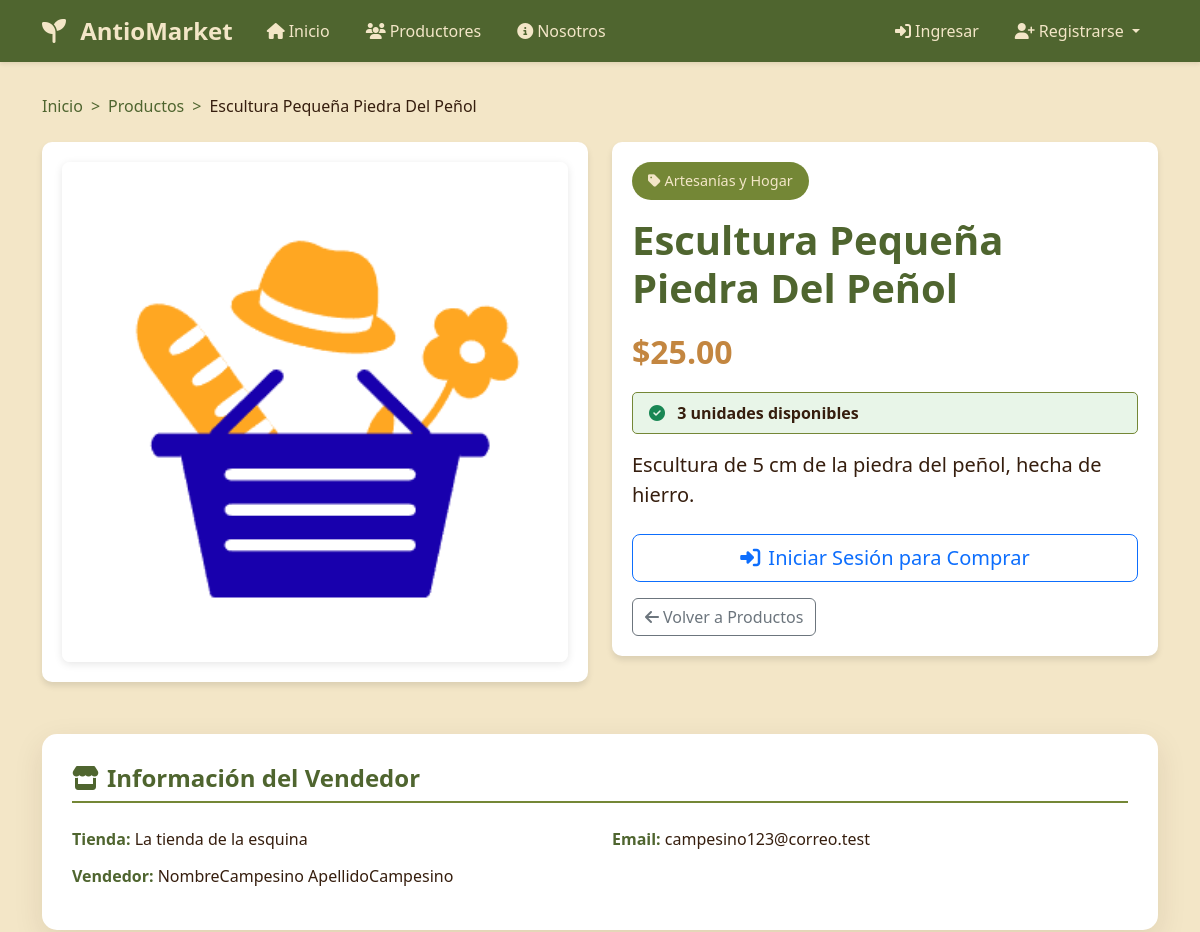
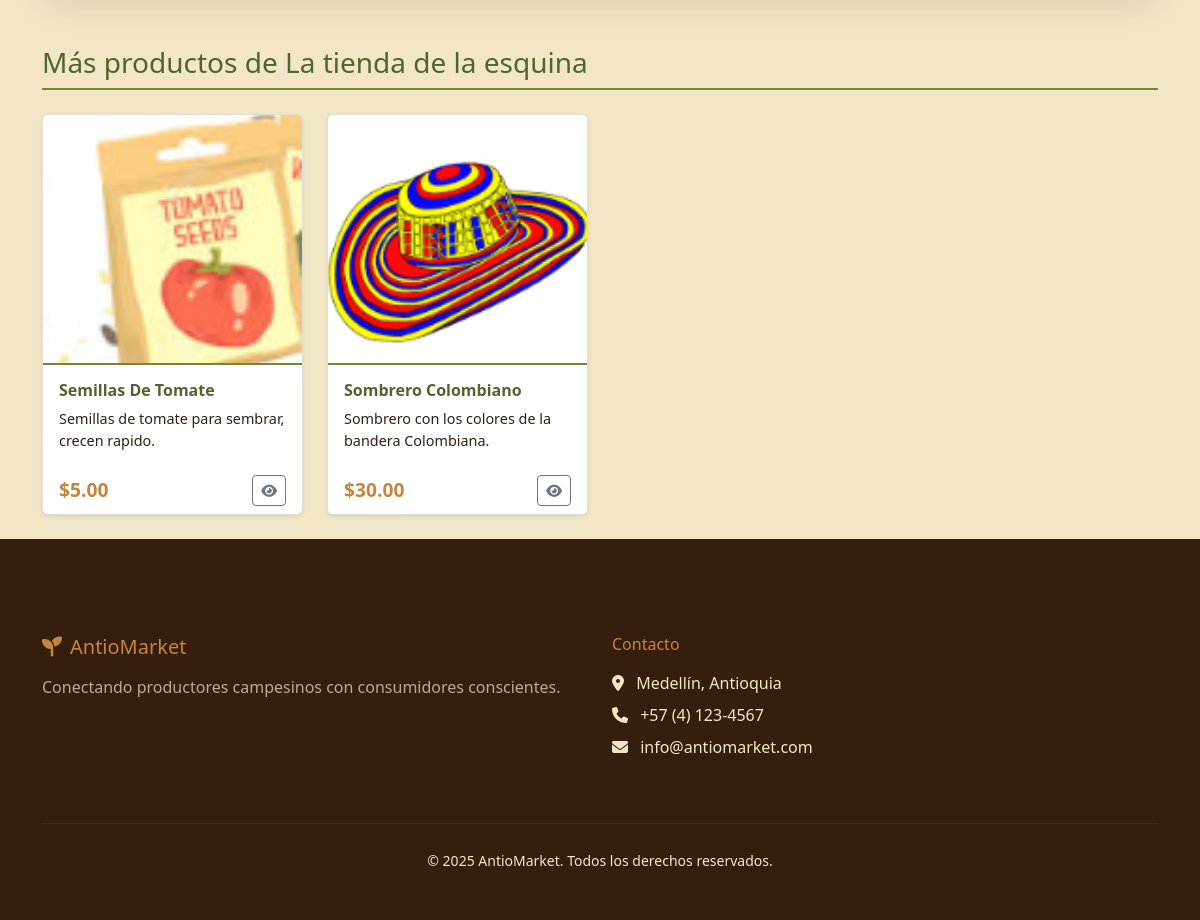
Screenshot of /producto/3/ with the database file from the repository (2 pictures, top to bottom).
### productos/models.py (models this page shows, shortened)
class Producto(models.Model):
    vendedor = models.ForeignKey("cuentas.CuentaVendedor", on_delete=models.CASCADE)
    nombre = models.CharField(max_length=100)
    descripcion = models.TextField()
    precio = models.DecimalField(max_digits=10, decimal_places=2)
    stock = models.IntegerField()
    categoria = models.CharField(max_length=50)
    imagen = models.ImageField(upload_to='productos/', blank=True, null=True, default='default.jpg')

### cuentas/models.py (models this page shows, shortened)
class CuentaVendedor(models.Model):
    usuario = models.OneToOneField(Usuario, on_delete=models.CASCADE)
    nombre_tienda = models.CharField(max_length=150, default='Mi Tienda')
    descripcion_tienda = models.TextField()

class Usuario(AbstractUser):
    is_cliente = models.BooleanField(default=False)
    is_vendedor = models.BooleanField(default=False)

### productos/views.py (the view)
# urls.py: path('producto/<int:pk>/', views.ProductoDetailView.as_view(), name='detalle_producto'),
class ProductoDetailView(DetailView):
    model = Producto
    template_name = 'productos/detalle_producto.html'
    context_object_name = 'producto'
    def get_context_data(self, **kwargs):
        context = super().get_context_data(**kwargs)
        context['productos_relacionados'] = Producto.objects.filter(
            vendedor=self.object.vendedor,
            stock__gt=0
        ).exclude(id=self.object.id)[:4]
        if self.request.user.is_authenticated and hasattr(self.request.user, 'cuentacliente'):
            from carrito.models import Carrito, CarritoItem
            try:
                carrito = Carrito.objects.get(cliente=self.request.user.cuentacliente)
                carrito_item = CarritoItem.objects.filter(carrito=carrito, producto=self.object).first()
                if carrito_item:
                    context['cantidad_en_carrito'] = carrito_item.cantidad
                    context['stock_disponible'] = self.object.stock - carrito_item.cantidad
                else:
                    context['cantidad_en_carrito'] = 0
                    context['stock_disponible'] = self.object.stock
            except Carrito.DoesNotExist:
                context['cantidad_en_carrito'] = 0
                context['stock_disponible'] = self.object.stock
        else:
            context['cantidad_en_carrito'] = 0
            context['stock_disponible'] = self.object.stock
        return context

### productos/templates/productos/detalle_producto.html (shortened to what this page needs)
{% extends 'base.html' %}
{% block extra_css %}
{% load static %}
<link rel="stylesheet" href="{% static 'css/home.css' %}">
<link rel="stylesheet" href="{% static 'css/detalle_producto.css' %}">
{% endblock %}
{% block content %}
<div class="container mt-4">
    <nav aria-label="breadcrumb">
        <ol class="breadcrumb">
            <li class="breadcrumb-item"><a href="{% url 'productos:home' %}">Inicio</a></li>
            <li class="breadcrumb-item"><a href="{% url 'productos:home' %}">Productos</a></li>
            <li class="breadcrumb-item active" aria-current="page">{{ producto.nombre }}</li>
        </ol>
    </nav>
    <div class="row">
        <div class="col-md-6">
            <div class="producto-detalle">
                {% if producto.imagen %}
                    <img src="{{ producto.imagen.url }}" alt="{{ producto.nombre }}" class="producto-imagen">
                {% else %}
                    <div class="producto-imagen-placeholder">
                        <i class="fas fa-image fa-5x text-muted"></i>
                    </div>
                {% endif %}
            </div>
        </div>
        <div class="col-md-6">
            <div class="producto-detalle">
                <span class="producto-categoria">
                    <i class="fas fa-tag me-1"></i>{{ producto.categoria }}
                </span>
                <h1 class="mb-3">{{ producto.nombre }}</h1>
                <div class="producto-precio">
                    ${{ producto.precio }}
                </div>
                <div class="stock-info">
                    {% if producto.stock > 0 %}
                        <i class="fas fa-check-circle text-success me-2"></i>
                        <strong>{{ stock_disponible }} unidades disponibles</strong>
                    {% else %}
                        <i class="fas fa-times-circle text-danger me-2"></i>
                        <strong>Producto agotado</strong>
                    {% endif %}
                </div>
                <p class="lead mb-4">{{ producto.descripcion }}</p>
                {% if producto.stock > 0 %}
                    <div class="d-grid gap-2 mb-3">
                        {% if user.is_authenticated %}
                            {% if user.is_cliente %}
                                <a href="{% url 'carrito:agregar_producto' producto.id %}" class="btn btn-agregar-carrito btn-lg">
                                    <i class="fas fa-cart-plus me-2"></i>Agregar al Carrito
                                </a>
                            {% else %}
                                <div class="alert alert-info">
                                    <i class="fas fa-info-circle me-2"></i>
                                    Solo los clientes pueden agregar productos al carrito.
                                </div>
                            {% endif %}
                        {% else %}
                            <a href="{% url 'cuentas:login' %}" class="btn btn-outline-primary btn-lg">
                                <i class="fas fa-sign-in-alt me-2"></i>Iniciar Sesión para Comprar
                            </a>
                        {% endif %}
                    </div>
                {% else %}
                    <div class="d-grid gap-2 mb-3">
                        <button class="btn btn-secondary btn-lg" disabled>
                            <i class="fas fa-ban me-2"></i>Producto Agotado
                        </button>
                    </div>
                {% endif %}
                <div class="d-flex gap-2">
                    <a href="{% url 'productos:home' %}" class="btn btn-outline-secondary">
                        <i class="fas fa-arrow-left me-1"></i>Volver a Productos
                    </a>
                </div>
            </div>
        </div>
    </div>
    <div class="vendedor-info">
        <h4><i class="fas fa-store me-2"></i>Información del Vendedor</h4>
        <div class="row">
            <div class="col-md-6">
                <p><strong>Tienda:</strong> {{ producto.vendedor.nombre_tienda }}</p>
                <p><strong>Vendedor:</strong> {{ producto.vendedor.usuario.first_name }} {{ producto.vendedor.usuario.last_name }}</p>
            </div>
            <div class="col-md-6">
                <p><strong>Email:</strong> {{ producto.vendedor.usuario.email }}</p>
            </div>
        </div>
    </div>
    {% if productos_relacionados %}
    <div class="productos-relacionados">
        <h3 class="mb-4">Más productos de {{ producto.vendedor.nombre_tienda }}</h3>
        <div class="row">
            {% for producto_relacionado in productos_relacionados %}
            <div class="col-md-3 mb-4">
                <div class="card h-100 shadow-sm product-card">
                    <img src="{{ producto_relacionado.imagen.url }}" class="card-img-top" alt="{{ producto_relacionado.nombre }}">
                    <div class="card-body">
                        <h6 class="card-title">{{ producto_relacionado.nombre }}</h6>
                        <p class="card-text small">{{ producto_relacionado.descripcion|truncatewords:10 }}</p>
                    </div>
                    <div class="card-footer d-flex justify-content-between align-items-center bg-transparent border-0">
                        <span class="price-tag">${{ producto_relacionado.precio }}</span>
                        {% if user.is_authenticated and user.is_cliente %}
                            <a href="{% url 'carrito:agregar_producto' producto_relacionado.id %}" class="btn btn-add-to-cart btn-sm">
                                <i class="fas fa-cart-plus"></i>
                            </a>
                        {% else %}
                            <a href="{% url 'productos:detalle_producto' producto_relacionado.pk %}" class="btn btn-outline-secondary btn-sm">
                                <i class="fas fa-eye"></i>
                            </a>
                        {% endif %}
                    </div>
                </div>
            </div>
            {% endfor %}
        </div>
    </div>
    {% endif %}
</div>
{% endblock %}

### mercado_campesino/static/css/base.css (style rules this page uses)
:root { --color-fondo: #f3e6c7; --color-primario: #361e0e; --color-secundario: #c38640; --color-verde-oscuro: #4f652f; --color-verde-claro: #748736; }
body { background-color: var(--color-fondo); display: flex; flex-direction: column; min-height: 100vh; color: var(--color-primario); }

### productos/static/css/home.css (style rules this page uses)
.product-card { transition: transform 0.3s ease, box-shadow 0.3s ease; border: 1px solid rgba(79, 101, 47, 0.2); background-color: white; }
.product-card .card-img-top { height: 250px; object-fit: cover; border-bottom: 2px solid var(--color-verde-claro); }
.product-card .card-title { color: var(--color-verde-oscuro); font-weight: bold; }
.product-card .card-text { color: var(--color-primario); font-size: 0.9rem; }
.price-tag { color: var(--color-secundario); font-size: 1.2rem; font-weight: bold; }
.d-flex.gap-2 { gap: 0.5rem !important; }

### productos/static/css/detalle_producto.css (style rules this page uses)
.producto-detalle { background: white; border-radius: 10px; padding: 2rem; box-shadow: 0 4px 6px rgba(0, 0, 0, 0.1); margin-bottom: 2rem; }
.producto-detalle h1 { color: var(--color-verde-oscuro); font-weight: bold; }
.producto-imagen { max-width: 100%; height: auto; border-radius: 8px; box-shadow: 0 2px 8px rgba(0, 0, 0, 0.1); }
.producto-precio { font-size: 2rem; font-weight: bold; color: var(--color-secundario); margin: 1rem 0; }
.producto-categoria { background: var(--color-verde-claro); color: var(--color-fondo); padding: 0.5rem 1rem; border-radius: 20px; font-size: 0.9rem; display: inline-block; margin-bottom: 1rem; }
.vendedor-info { background: white; border-radius: 15px; padding: 30px; margin-top: 2rem; margin-bottom: 3rem; box-shadow: 0 10px 30px rgba(54, 30, 14, 0.1); transition: transform 0.3s ease; }
.productos-relacionados { margin-top: 3rem; }
.stock-info { background: #e8f5e8; border: 1px solid var(--color-verde-claro); border-radius: 5px; padding: 0.5rem 1rem; margin: 1rem 0; font-weight: 500; }
.breadcrumb { background-color: transparent; padding: 0.5rem 0; }
.breadcrumb-item + .breadcrumb-item::before { content: ">"; color: var(--color-verde-oscuro); }
.breadcrumb-item a { color: var(--color-verde-oscuro); text-decoration: none; }
.breadcrumb-item.active { color: var(--color-primario); }
.vendedor-info h4 { color: var(--color-verde-oscuro); border-bottom: 2px solid var(--color-verde-claro); padding-bottom: 0.5rem; margin-bottom: 1.5rem; font-weight: 600; }
.vendedor-info p { margin-bottom: 0.8rem; color: var(--color-primario); }
.vendedor-info strong { color: var(--color-verde-oscuro); font-weight: 600; }
.productos-relacionados h3 { color: var(--color-verde-oscuro); border-bottom: 2px solid var(--color-verde-claro); padding-bottom: 0.5rem; margin-bottom: 1.5rem; }

### productos/templates/productos/detalle_producto.html (style rules this page uses)
.producto-detalle { background: white; border-radius: 10px; padding: 20px; box-shadow: 0 4px 6px rgba(0, 0, 0, 0.1); margin-bottom: 20px; }
.producto-imagen { width: 100%; height: 500px; object-fit: cover; border-radius: 8px; display: block; }

### rows the page displays
Producto: nombre "Escultura Pequeña Piedra Del Peñol", imagen (placeholder picture), categoria "Artesanías y Hogar", precio "25.00", descripcion "Escultura de 5 cm de la piedra del peñol, hecha de hierro.", vendedor.nombre_tienda "La tienda de la esquina", vendedor.usuario.first_name "NombreCampesino", vendedor.usuario.last_name "ApellidoCampesino", vendedor.usuario.email "campesino123@correo.test"
Producto: imagen (picture), nombre "Semillas De Tomate", descripcion "Semillas de tomate para sembrar, crecen rapido.", precio "5.00"
Producto: imagen (picture), nombre "Sombrero Colombiano", descripcion "Sombrero con los colores de la bandera Colombiana.", precio "30.00"

### other values shown
{{ stock_disponible }} "3"
